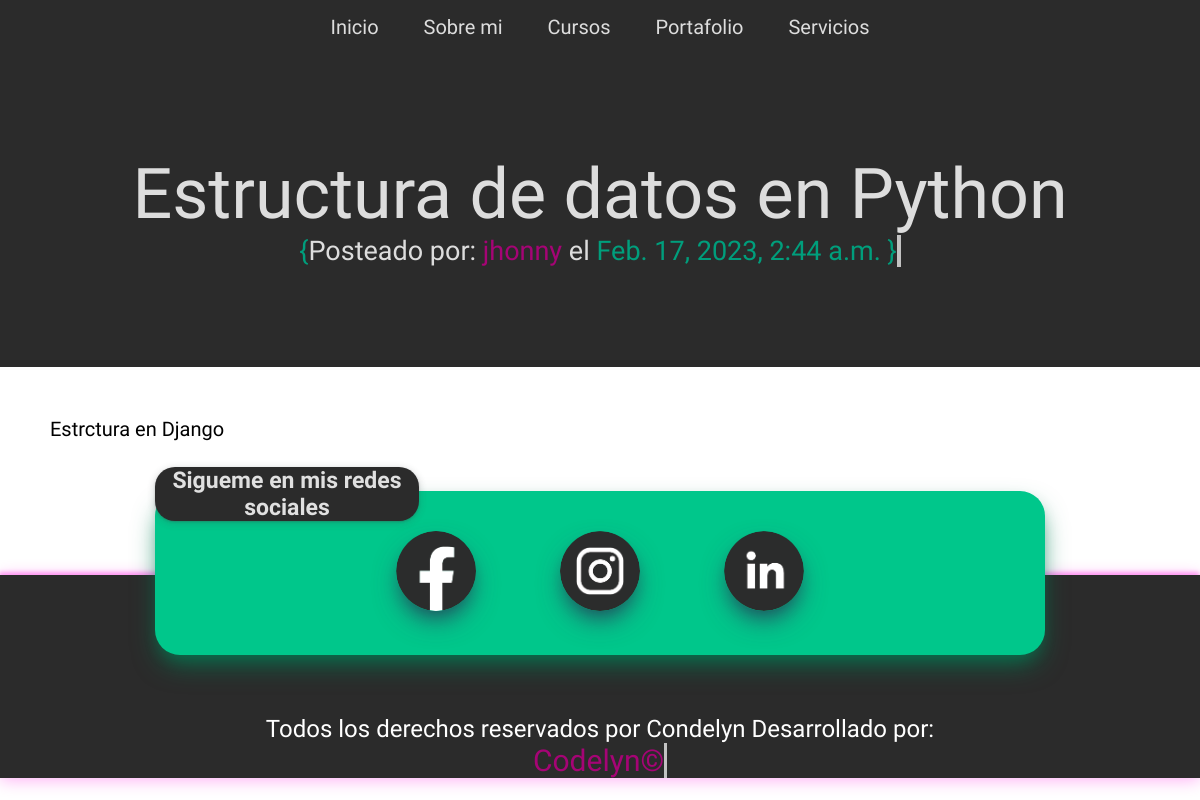
Page /articulo/3 on the committed database.
### portafolio/models.py (models this page shows, shortened)
class Page(models.Model):
    title = models.CharField(max_length=100, verbose_name="titulo")
    content = RichTextField(verbose_name="contenido")
    slug = models.CharField(unique=True, max_length=100, verbose_name="slug")
    visible = models.BooleanField(verbose_name="¿visible?")
    created_at = models.DateTimeField(auto_now=True, verbose_name="Creado el")
    updated_at = models.DateField(auto_now=True, verbose_name="Actualizado el")
    class Meta:
        verbose_name = "Página"
        verbose_name_plural = "Páginas"

class Article(models.Model):
    title = models.CharField(max_length=60)
    description = models.TextField(max_length=200 ,verbose_name="descripcion")
    content = RichTextField(verbose_name="contenido")
    image = models.ImageField(default='null', upload_to="articles")
    public = models.BooleanField(verbose_name="¿Publicado?")
    user = models.ForeignKey(User, verbose_name="usuario", on_delete=models.CASCADE)
    categories = models.ManyToManyField(Category, verbose_name="categorias")
    created_at = models.DateTimeField(auto_now_add=True, verbose_name="fecha creacion")
    updated_at = models.DateTimeField(auto_now=True, verbose_name="fecha actualizacion")
    class Meta:
        verbose_name = "Articulo"
        verbose_name_plural = "Articulos"

### portafolio/views.py (the view)
# urls.py: path('articulo/<int:article_id>', views.articulo, name="articulo"),
def articulo(request, article_id):
    articulos = get_object_or_404(Article, id=article_id)
    return render(request, 'articulo.html', {
        'articulo':articulos,
    })

### portafolio/context_processors.py (called while the page is built)
def get_pages(request):
    pages = Page.objects.values_list('id', 'title', 'slug', 'visible')
    slugs = Page.objects.all()
    return {
        'pages': pages,
        'slugs': slugs,
    }

### portafolio/templates/articulo.html (shortened to what this page needs)
{% extends 'layout.html' %}
{% load static %}
{% block content %}
<articlev class="content-articulo">
    <p id="info-articulo">{{articulo.content|safe}}</p>
{% endblock %}

### portafolio/templates/layout.html (shortened to what this page needs)
{% load static %}
<!DOCTYPE html>
<html lang="en">
<head>
    <link rel="stylesheet" href="{% static '../static/css/styles.css' %}">
    <link rel="stylesheet" href="{% static '../static/css/styles_portafolio.css' %}">
    <link rel="stylesheet" href="{% static '../static/css/styles_cursos.css' %}">
    <link rel="stylesheet" href="{% static '../static/css/styles_sobremi.css' %}">
    <link rel="stylesheet" href="{% static '../static/css/styles_servicios.css' %}">
    <link rel="stylesheet" href="{% static '../static/css/styles_error.css' %}">
    <link rel="stylesheet" href="{% static '../static/css/styles_articulo.css' %}">
     <link href="{% static 'fontawesomefree/css/fontawesome.css' %}" rel="stylesheet" type="text/css">
     <link href="{% static 'fontawesomefree/css/brands.css' %}" rel="stylesheet" type="text/css">
     <link href="{% static 'fontawesomefree/css/solid.css' %}" rel="stylesheet" type="text/css">
    <link rel="stylesheet" href="https://cdn.jsdelivr.net/npm/bootstrap-icons@1.10.3/font/bootstrap-icons.css">
</head>
<body>
    <header>
        <nav class="menu">
            {% for page  in pages reversed %}
                {% if page.3 == True %}
                    <a href="{% url 'page' page.2 %}"> {{page.1}} </a>
                {% endif %}
            {% endfor %}
        </nav>
    </header>
    {% if page.slug == 'inicio' %}
        <section class="banner">
            <div class="content-banner">
                <h1 class="logotipo">Bienvenido, Soy Jhonny Salcedo</h1>
                <p class="descripcion"><span class="signo1">{</span>Ingeniero de sistemas <span class="full-stack">Desarrollador web</span> front-end <span class="signo2">}</span></p>
            </div>
        </section>
    {% else %}
    <section class="banner">
        <div class="content-banner">
            <h1 class="logotipo">{{articulo.title}}</h1>
            <p class="descripcion"><span class="signo1">{</span>Posteado por: <span class="full-stack">{{articulo.user}}</span> el <span class="signo2">{{articulo.created_at}} }</span></p>
        </div>
    </section>
    {% endif %}
    <div class="content">
            {% block content %}
            {% endblock %}
    </div>
        <section class="content-social">
            <div id="content-social-sigueme">
                <h3>Sigueme en mis redes sociales</h3>
            </div>
                <a href="https://www.facebook.com/profile.php?id=100085207243161" target="_blank"> <img id="logo-facebook" src="../static/images/facebook.png" alt=""> </a>
                <a href="https://www.linkedin.com/in/jhonny-salcedo-llanos-6b16a7232/" target="_blank"><img id="logo-instagram" src="../static/images/instagram.png" alt=""></a>
                <a href="https://www.linkedin.com/in/jhonny-salcedo-llanos-6b16a7232/" target="_blank"><img id="logo-linkedin" src="../static/images/linkedin.png" alt=""></a>
        </section>
    <footer>
        <p class="footer-message">
            Todos los derechos reservados por Condelyn
            Desarrollado por: </br><span class="copyRight"> Codelyn&copy; </span>
        </p>
    </footer>
</body>
</html>

### portafolio/static/css/styles.css (style rules this page uses)
* { margin: 0px; padding: 0px; text-decoration: none; }
p { font-size: 12px; }
header { padding: 0 50px; background-color: #2b2b2b; justify-content: space-between; }
.banner { background-color: #2b2b2b; text-align: center; background-position: center; }
.content-banner .logotipo { font-weight: lighter; color:#ddd; padding-top: 100px; font-family: 'Inconsolata', monospace; font-size: 70px; }
.content-banner .descripcion { color: #ddd; font-family: 'Inconsolata', monospace; font-size: 27px; padding-bottom: 100px; }
.content-banner .descripcion .full-stack { color: #a50475; }
.content-banner .descripcion .signo1 { color: #009e7c; }
.content-banner .descripcion .signo2 { color: #009e7c; border-right: .15em solid #c2c2c2; animation: blink 1s steps(1) infinite; }
.menu { text-align: center; width: 100%; height: 30px; padding-top: 15px; padding-bottom: 8px; background-color: #2b2b2b; }
.menu a { font-family: 'Inconsolata', monospace; font-size: 20px; color: #ddd; padding: 20px; }
.content { height: 100%; padding: 50px 50px; justify-content: center; text-align: center; font-family: 'Inconsolata', monospace; }
.content-social { padding-top: 40px; margin: 0 auto; justify-content: space-between; background-position: center; width:890px; height: 124px; position: relative; margin-bottom: -80px; text-align: center; box-shadow: rgba(0, 128, 85, 0.8) 0px 13px 27px -5px, rgba(0, 128, 85, 0.5) 0px 8px 16px -8px; background-color: #00c78b; border-radius: 25px; font-family: 'Inconsolata', monospace; }
.content-social img { width: 80px; height: 80px; border-radius: 50%; margin-left: 40px; margin-right: 40px; box-shadow: rgba(50, 50, 93, 0.75) 0px 13px 27px -5px, rgba(0, 0, 0, 0.3) 0px 8px 16px -8px; }
.content-social #content-social-sigueme { background: #2b2b2b; width: 264px; color: #e0e0e0; display: block; top: -24px; border-radius: 20px; position: absolute; margin-bottom:40px; box-shadow: rgba(60, 64, 67, 0.3) 0px 1px 2px 0px, rgba(60, 64, 67, 0.15) 0px 2px 6px 2px; }
.content-social #content-social-sigueme h3 { font-size: 23px; font-family: 'Inconsolata', monospace; }
footer { width: 100%; background-color: #2b2b2b; text-align: center; height: 100%; font-size: 16px; color: white; font-family: 'Inconsolata', monospace; box-shadow: rgb(255 0 224 / 32%) -1px -3px 4px 0px, rgb(255 0 224 / 32%) 0px 2px 16px 0px; }
.footer-message { color: #ffffff; padding-top: 140px; font-size: 24px; font-family: 'Inconsolata', monospace; }
.footer-message .copyRight { color:#a50475; font-size: 30px; border-right: .10em solid #c2c2c2; animation: blink 1s steps(1) infinite; }

### portafolio/static/css/styles_portafolio.css (style rules this page uses)
p { font-family: 'Inconsolata', monospace; }

### portafolio/static/css/styles_articulo.css (style rules this page uses)
.content-articulo { width: 100%; height: 100%; margin: 0 auto; margin-bottom: 40px; }
.content-articulo p { font-size: 20px; text-align: left; }

### rows in the picture
Page: title "Inicio"
Page: title "Sobre mi"
Page: title "Cursos"
Page: title "Portafolio"
Page: title "Servicios"
Article: title "Estructura de datos en Python", user "jhonny", created_at "Feb. 17, 2023, 2:44 a.m.", content "Estrctura en Django"
